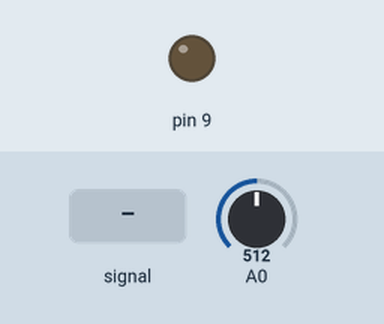
This sketch was run on a simulated Arduino Uno, built with avr-gcc and run on an emulated ATmega328P. On the bench: output pins drawn as LEDs (lit = HIGH). Inputs (shaded band) come from the test bench; at power-on: A0 = 512.

Above: at 1.2 s.
1.3 s: A0 fed a 200 Hz sine of ±81 counts around its level
At 2.1 s:
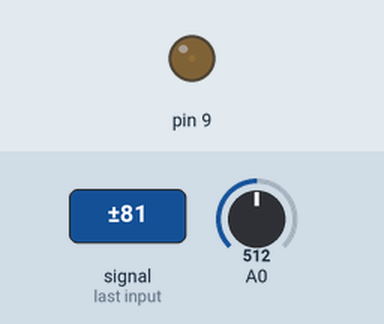
4.3 s: A0 set to 306
7.3 s: A0 set to 511
10.1 s: A0 fed a 1000 Hz sine of ±255 counts around its level
At 13.4 s:
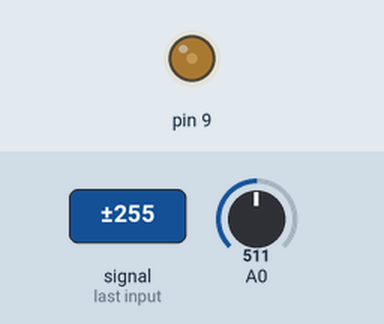
Timing chart, 0 to 25.5 s (numbered marks = the images above; inputs shaded):
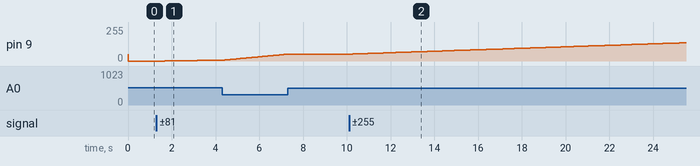

The sketch:

voltage-adj-pid.ino
```cpp
/****************************************************************************
//!!本程序只供学习使用，未经作者许可，不得用于其它任何用途。原创程序
//  原     创  : 凌晨七點半（820329503qq）
//  设计日期   : 2017-3-25
//  功能描述   : PID通用控制示例 （Atmega328系列)
                 以通过PWM控制BOOST电路电压为例
//  说    明:
               单片机      ： ATMEGA328P-PU
               晶振        ： 片外16Mhz石英晶振
               工作频率    ： 16Mhz
               注          ： 外置分压电阻为1/6
//========================用到的接口===========================
//              9         PWM端口（PB1）
//              A0        ADC0   （PD0）
//              5V        BOOST电路输入电压
********************************************************************************/

#include <Arduino.h>
#include <avr/interrupt.h>

#define SETVOLTAGE   18         //设置电压为12V
// 数据类型
typedef signed   char sint08;
typedef unsigned char uint08;
typedef signed   int  sint16;
typedef unsigned int  uint16;
typedef unsigned long uint32;
typedef signed   long sint32;
//全局变量
uint16 u16RTICnt;     //定时器计数
// ----------------------------------------------------------------------------
typedef struct {                              // 定时器，单位ms
  uint16 u16TimeStrt;                         // 启动时刻
  uint16 u16TimeNow1;                         // 当前时刻
  uint16 u16Duration;                         // 间隔时间(ms)
} TMyTimer_ms;

typedef struct {                                         // PID
  sint08      s08PIDDir;                                 // 1:正向；-1:反向
  sint16      s16InpMax, s16InpMin;                      // 输入量的最大/最小值，用于输入的归一化计算
  sint16      s16OutMax, s16OutMin;                      // 控制量的最大/最小值，用于输出限幅
  sint16      s16PIDCmd;                                 // 归一化的命令值，范围为0 ~ 1023
  sint16      s16PIDAcq;                                 // 归一化的实际值，范围为0 ~ 1023
  sint32      s32PIDCtr;                                 // PID(的放大了256倍)的上一次控制量
  sint16      s16PIDCtr;                                 // PID的控制量
  sint16      s16PID_E0, s16PID_E1;//, s16PID_E2;        // 本次误差, 上次误差，上上次误差
  uint16      u16PID_Kp, u16PID_Ki;//, u16PID_Kd;        // PID参数
  TMyTimer_ms tTimer_ms;                                 // PID定时器  uint16      u16Timer2;
} TParaPID;
//全局变量设置
TParaPID tPIDMotor;
const TParaPID CstParaPID = {
   1,               // sint08  s08PIDDir;                                 // 1:正向；-1:反向
   512, 307,        // sint16  s16InpMax, s16InpMin;                      // 输入量的最大/最小值，用于输入的归一化计算
   1023 ,0 ,        // sint16  s16OutMax, s16OutMin;                      // 控制量的最大/最小值，用于输出限幅
   0 ,               // sint16  s16PIDCmd;                                 // 归一化的命令值，范围为0 ~ 1023
   0  ,              // sint16  s16PIDAcq;                                 // 归一化的实际值，范围为0 ~ 1023
   0   ,             // sint32  s32PIDCtr;                                 // PID(的放大了256倍)的上一次控制量
   0   ,             // sint16  s16PIDCtr;                                 // PID的控制量
   0   , 0 ,         // sint16  s16PID_E0, s16PID_E1;//, s16PID_E2;        // 本次误差, 上次误差，上上次误差
   4   ,40 ,         // uint16  u16PID_Kp, u16PID_Ki;//, u16PID_Kd;        // PID参数

  {                  // TMyTimer_ms tTimer_ms;                             // PID定时器, PID控制间隔(ms)
     0 ,             //   uint16 u16TimeStrt;                              // 启动时刻
     0 ,             //   uint16 u16TimeNow1;                              // 当前时刻
    10 ,             //   uint08 u16Duration;                              // 间隔时间10ms
  }
};
// ----------------------------------------------------------------------------
void MyTimerStart(TMyTimer_ms *ptMyTime, uint16 u16Duration){             // 初始化定时器
  ptMyTime->u16TimeNow1 = u16RTICnt;                               // 当前时刻
  ptMyTime->u16TimeStrt = ptMyTime->u16TimeNow1;                         // 启动时刻
  ptMyTime->u16Duration = u16Duration;                                   // 间隔时间(ms)
}
// ----------------------------------------------------------------------------
uint08 MyTimerQuery(TMyTimer_ms *ptMyTime){                              // 时间到了返回1，否则返回0
  ptMyTime->u16TimeNow1 = u16RTICnt;
  if(ptMyTime->u16TimeNow1 - ptMyTime->u16TimeStrt < ptMyTime->u16Duration) return 0;
  ptMyTime->u16TimeStrt = ptMyTime->u16TimeNow1;
  return 1;
}
// ----------------------------------------------------------------------------
void InitPID(TParaPID *tpPID01){                                               // 初始化PID参数
  (void)memcpy(tpPID01, &CstParaPID, sizeof(TParaPID));
  MyTimerStart(&tpPID01->tTimer_ms, tpPID01->tTimer_ms.u16Duration);          // 初始化定时器, 主要用于初始化当前时间

}
// ----------------------------------------------------------------------------
uint16 PID_Sub1(TParaPID *tpPID, sint16 s16V01){                               // 归一化计算，返回佱范围为0 ~ 1023
  uint32 u32Tmp1;

  if(tpPID->s16InpMax <= tpPID->s16InpMin) return 0;
  if(s16V01 > tpPID->s16InpMax){
    s16V01 = tpPID->s16InpMax;
  } else if(s16V01 < tpPID->s16InpMin){
    s16V01 = tpPID->s16InpMin;
  }

  u32Tmp1 = s16V01 - tpPID->s16InpMin;
  u32Tmp1 = u32Tmp1 * 1023;
  u32Tmp1 = u32Tmp1 / (tpPID->s16InpMax - tpPID->s16InpMin);
  return (uint16)u32Tmp1;
}
// ----------------------------------------------------------------------------
void PID_Cal(TParaPID *tpPID){                                         // 计算PID控制量，只使用了PI控制
  sint32 s32Tmp1, s32Tmp2;

  //tpPID->s16PID_E2 = tpPID->s16PID_E1;                               // 上上次误差
  tpPID->s16PID_E1 = tpPID->s16PID_E0;                                 // 上次误差
  tpPID->s16PID_E0 = (tpPID->s16PIDCmd - tpPID->s16PIDAcq)             // 本次误差，命令值与实测值的差
                 * tpPID->s08PIDDir;                                   // 计算误差的方向
  s32Tmp1 = ((sint32)tpPID->u16PID_Kp)
                   * ((sint32)(tpPID->s16PID_E0 - tpPID->s16PID_E1));  // 比例增量
  s32Tmp2 = ((sint32)tpPID->u16PID_Ki) * ((sint32)tpPID->s16PID_E0);   // 积分增量

  tpPID->s32PIDCtr = tpPID->s32PIDCtr + s32Tmp1 + s32Tmp2;             // 控制量

  s32Tmp1 = ((sint32)tpPID->s16OutMax) << 16;                          // 控制量的最大值
  s32Tmp2 = ((sint32)tpPID->s16OutMin) << 16;                          // 控制量的最小值
  if       (tpPID->s32PIDCtr > s32Tmp1){  tpPID->s32PIDCtr = s32Tmp1;
  } else if(tpPID->s32PIDCtr < s32Tmp2){  tpPID->s32PIDCtr = s32Tmp2;
  }

  tpPID->s16PIDCtr = (sint16)(tpPID->s32PIDCtr >> 16);                 // PID的控制量,只取整数 return (sint16)(tpPID->s32PIDCtr >> 16);                             // 只取整数
}
// ----------------------------------------------------------------------------
void MyPIDMotorSet(TParaPID *ptPID03, sint16 s16P1){                    // 电机的PID控制, 输入要求的值，不需要反复调用
  ptPID03->s16PIDCmd = PID_Sub1(ptPID03, s16P1);                        // 归一化计算，归一化的命令值，返回范围为0 ~ 1023
}
// ----------------------------------------------------------------------------
uint08 MyPIDMotorCtr(TParaPID *ptPID03, sint16 s16P2){                  // 电机的PID控制, 输入实际的值，需要反复调用，这是控制过程
  if(MyTimerQuery(&ptPID03->tTimer_ms) == 0) return 0;                  // 时间到了返回1，否则返回0
  ptPID03->s16PIDAcq = PID_Sub1(ptPID03, s16P2);                        // 归一化计算，返回范围为0 ~ 1023

  PID_Cal(ptPID03);                                                     // 计算PID控制量，只使用了PI控制

  return 1;
}

//--------------------------------------------------------------------------
//设置PWM占空比
void Set_PWM(uint16 Duty)
{
  OCR1A=Duty;
}
//--------------------------------------------------------------------------
//PID控制，查询形式，多次访问
void  PIDCtl_Scan(uint16 feedback)
{
TParaPID *tPID=&tPIDMotor;
  if(MyPIDMotorCtr(tPID, feedback) == 1)
     // PID控制, 输入实际的值，需要反复调用，这是控制过程
          Set_PWM(tPID->s16PIDCtr);                // PID的控制量,此处为占空比


}
//------------------------------------------------------------
//初始化定时器2
void Init_Timer2(void)
{
  TCCR2A  = 0x00;             //正常模式
  TCCR2B  = 0x04;             //预分频器64分频，每次计数4us
  TIMSK2  |=(1<<TOIE2);       //溢出中断使能，溢出时间1.024ms
}

//------------------------------------------------------------
//初始化PWM,定时器1,16位定时器
void Init_PWM(void)
{
  TCCR1A  = (1<<COM1A1)|(1<<WGM11)|(1<<WGM10);
  TCCR1B  = (1<<WGM12)|(1<<CS11);             //快速PWM，预分频器8分频
  TCNT1   = 400;                              //计数top值，5kHz
  OCR1A   = 200 ;                             //计数200，占空比50%
  //OCR1B   = 150 ;                           //计数150，占空比50%
}

uint16 u16val;
//--------------------------------------------------------
void setup() {
   TParaPID *tPID=&tPIDMotor;
    pinMode(A0, INPUT);                     // A0 为ADC输入
    DDRB|=0x02;                             // 9端口输出

   InitPID(tPID);                           // 初始化PID参数
   Init_PWM();                              // 初始化PWM
   Init_Timer2();                           //初始化定时器
   u16val=SETVOLTAGE*1024/30;              //6分之一分压
   MyPIDMotorSet(tPID, u16val);            // 电机的PID控制, 输入要求的值，不需要反复调用
   SREG   = 0x80;                          //I位全局中断使能，page10
//  Serial.begin(19200);
}

//------------------------------------------------------------
void loop()
{
  u16val=analogRead(A0);                     //读取ADC值，作为电压反馈值
  //Serial.println(u16val);
  PIDCtl_Scan(u16val);
}
//-----------------------------------
//中断服务程序
ISR(TIMER2_OVF_vect)
{
  TIFR2|=0x01;            //TIFR0_OCF0A=1,A中断标计位清零，page113
  u16RTICnt++;
}
//------------------------------------------------------------------
//This is END
```

Measured:
- after the input at 1.3 s, pin 9: moves from 0/255 to 6/255 over 2.5 s, starting after 0.37 s
